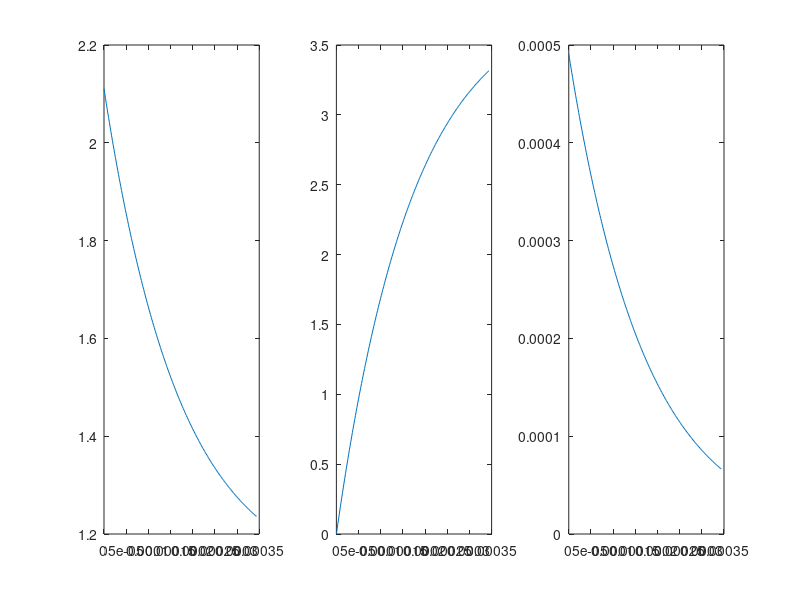

Write the MATLAB code that produced this figure.
% Circuit 1
E0 = 10;
R1 = 12000;
R2 = 15000;
R3 = 4300;
C = 0.000000022;
E = E0*(R1/(R1+R2+R3));
R = R2*(R1+R3)/(R2+(R1+R3));
I = E/R;
tau = R*C
t = 0:tau/100:2*tau;
Vc = E.*(1 - exp(-t./tau));
I2 = Vc./R2;
Ic = (E./R).*exp(-t./tau) 
I3 = I2 + Ic;
Vo = R3.*I3;

subplot(1,3,1)
plot(t,Vo)
subplot(1,3,2)
plot(t,Vc)
subplot(1,3,3)
plot(t,Ic)